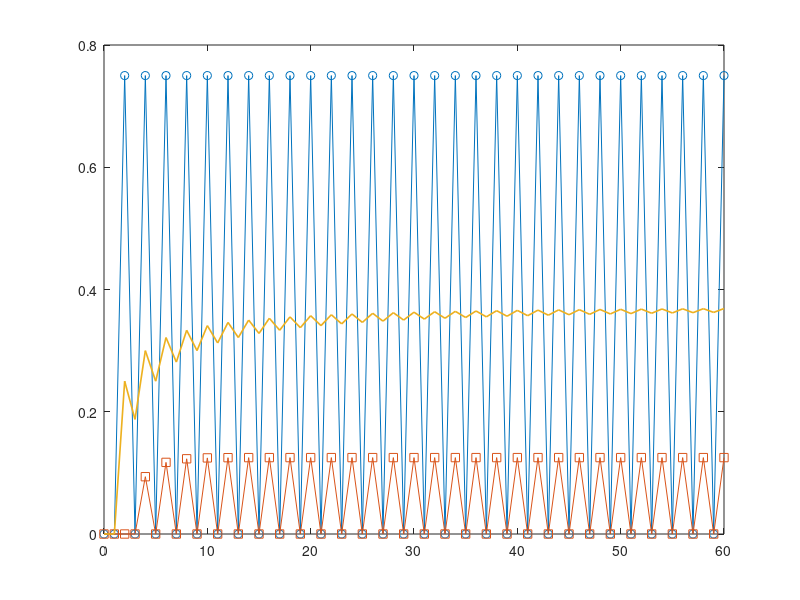

The MATLAB source for this figure: (Note: this script raises an error after producing the figure.)
P = zeros(5);
for k = 0:4
    if k < 4
        P(k+1, k+2) = (4-k)/4;
    end
    if k > 0
        P(k+1, k) = k/4;
    end
end

Q = zeros(61,5);
Q(1,:) = [1 0 0 0 0];

for n = 1:60
    Q(n+1,:) = Q(n,:) * P;
end

format long
disp('q_50:')
disp(Q(51,:))
disp('q_51:')
disp(Q(52,:))

n = (0:60)';
q2 = Q(:,3);
q4 = Q(:,5);
avg2 = cumsum(q2) ./ (n+1);

figure;
plot(n, q2, '-o', n, q4, '-s', n, avg2, '-', ...
    'LineWidth', 1.2, 'MarkerSize', 3);
hold on;
yline(3/8, '--', '\pi(2) = 3/8');
xlabel('n');
ylabel('Probability / running average');
legend('q_n(2)', 'q_n(4)', ...
    'Running average of q_k(2)', '\pi(2)', ...
    'Location', 'best');
grid on;
